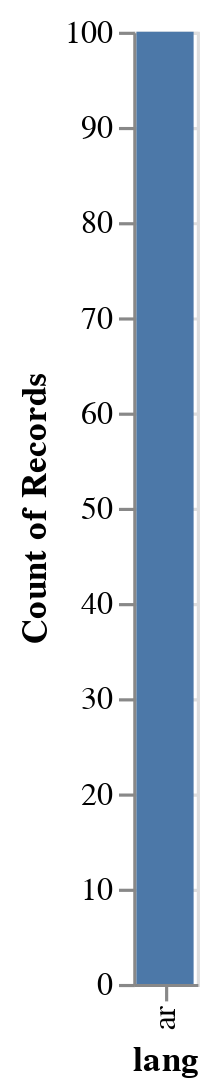

Notebook code cell kept with this figure:
### Markdown cell above
### Languages

### Code cell
present("languages", alt.Chart(df[['lang']]).mark_bar().encode(
    alt.X("lang", bin=False),
    y='count()',
))

### Figure 1 — Vega-Lite specification as saved in the notebook (floating-point values rounded to 4 significant figures)
{"config": {"view": {"continuousWidth": 400, "continuousHeight": 300}}, "data": {"name": "data-e99c5aa7e0f0f43f19b76e832d694e78"}, "mark": "bar", "encoding": {"x": {"type": "nominal", "bin": false, "field": "lang"}, "y": {"type": "quantitative", "aggregate": "count"}}, "$schema": "https://vega.github.io/schema/vega-lite/v4.8.1.json", "datasets": {"data-e99c5aa7e0f0f43f19b76e832d694e78": [{"lang": "ar"}, {"lang": "ar"}, {"lang": "ar"}, {"lang": "ar"}, {"lang": "ar"}, {"lang": "ar"}, {"lang": "ar"}, {"lang": "ar"}, {"lang": "ar"}, {"lang": "ar"}, {"lang": "ar"}, {"lang": "ar"}, {"lang": "ar"}, {"lang": "ar"}, {"lang": "ar"}, {"lang": "ar"}, {"lang": "ar"}, {"lang": "ar"}, {"lang": "ar"}, {"lang": "ar"}, {"lang": "ar"}, {"lang": "ar"}, {"lang": "ar"}, {"lang": "ar"}, {"lang": "ar"}, {"lang": "ar"}, {"lang": "ar"}, {"lang": "ar"}, {"lang": "ar"}, {"lang": "ar"}, {"lang": "ar"}, {"lang": "ar"}, {"lang": "ar"}, {"lang": "ar"}, {"lang": "ar"}, {"lang": "ar"}, {"lang": "ar"}, {"lang": "ar"}, {"lang": "ar"}, {"lang": "ar"}, {"lang": "ar"}, {"lang": "ar"}, {"lang": "ar"}, {"lang": "ar"}, {"lang": "ar"}, {"lang": "ar"}, {"lang": "ar"}, {"lang": "ar"}, {"lang": "ar"}, {"lang": "ar"}, {"lang": "ar"}, {"lang": "ar"}, {"lang": "ar"}, {"lang": "ar"}, {"lang": "ar"}, {"lang": "ar"}, {"lang": "ar"}, {"lang": "ar"}, {"lang": "ar"}, {"lang": "ar"}, {"lang": "ar"}, {"lang": "ar"}, {"lang": "ar"}, {"lang": "ar"}, {"lang": "ar"}, {"lang": "ar"}, {"lang": "ar"}, {"lang": "ar"}, {"lang": "ar"}, {"lang": "ar"}, {"lang": "ar"}, {"lang": "ar"}, {"lang": "ar"}, {"lang": "ar"}, {"lang": "ar"}, {"lang": "ar"}, {"lang": "ar"}, {"lang": "ar"}, {"lang": "ar"}, {"lang": "ar"}, {"lang": "ar"}, {"lang": "ar"}, {"lang": "ar"}, {"lang": "ar"}, {"lang": "ar"}, {"lang": "ar"}, {"lang": "ar"}, {"lang": "ar"}, {"lang": "ar"}, {"lang": "ar"}, {"lang": "ar"}, {"lang": "ar"}, {"lang": "ar"}, {"lang": "ar"}, {"lang": "ar"}, {"lang": "ar"}, {"lang": "ar"}, {"lang": "ar"}, {"lang": "ar"}, {"lang": "ar"}]}}
